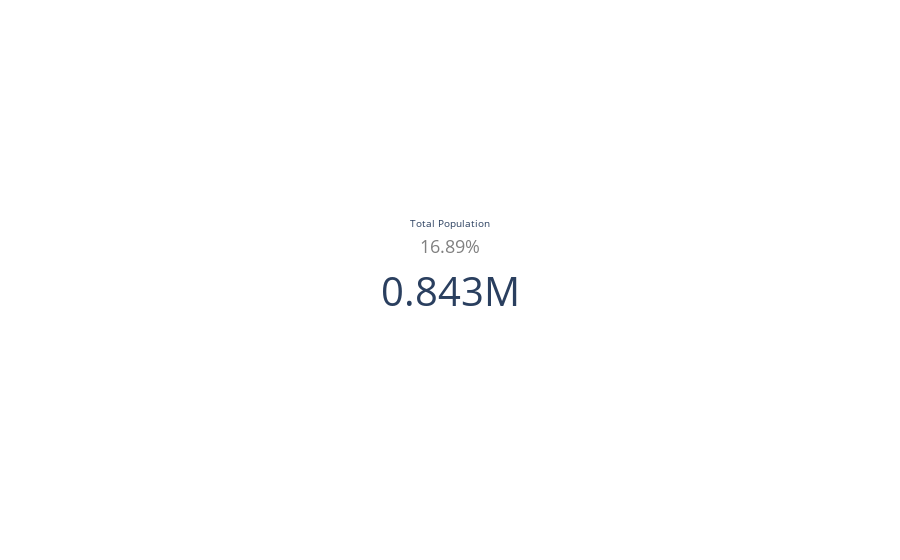

This figure's notebook cell:
### Code cell
population_percentage(population_data_henrique, 'Central')

### Figure 1 — Plotly figure (JSON) as saved in the notebook; plotly's stock layout.template omitted (floating-point values rounded to 4 significant figures)
{"data": [{"domain": {"column": 1, "row": 0}, "mode": "number", "number": {"font": {"size": 40}}, "title": {"text": "Total Population<br><br><span style='font-size:1.8em;color:gray'>16.89%</span><br>"}, "type": "indicator", "value": 842700}], "layout": {}}
